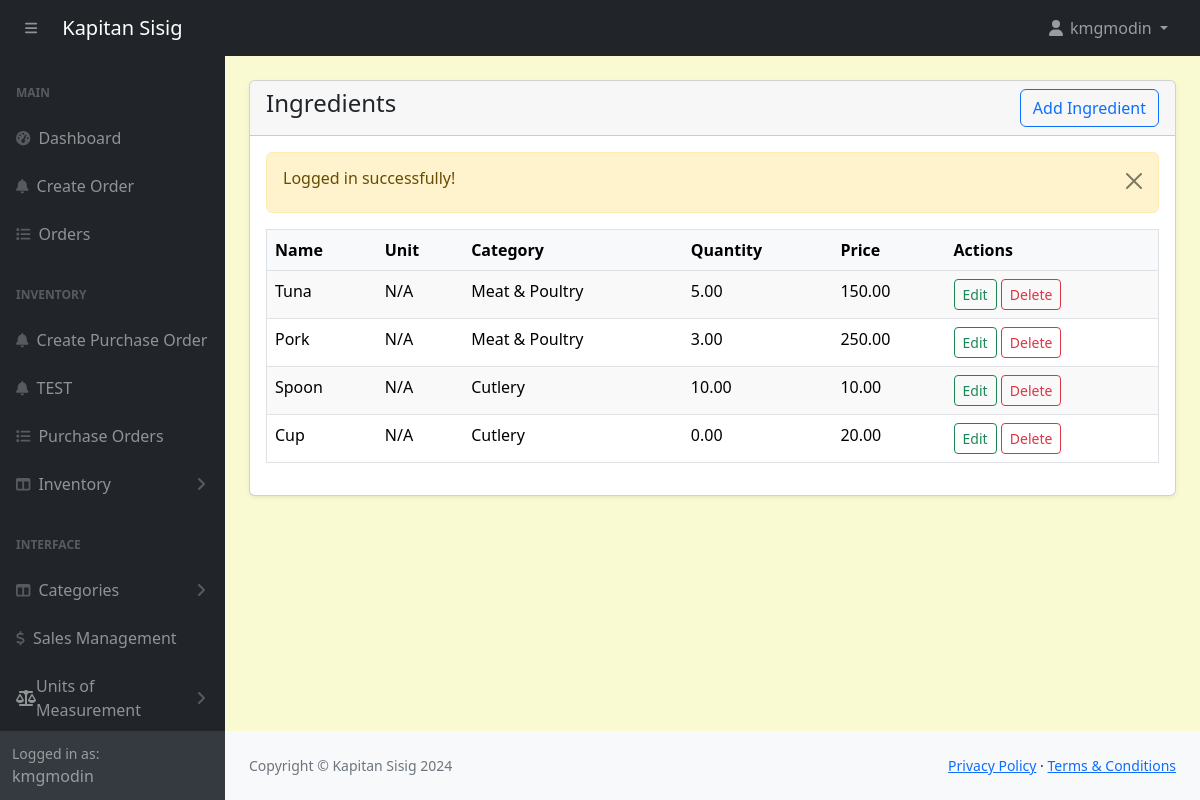
The app's page /POS-System-KapitanSisig/admin/ingredients-view.php (signed in) with its own data.
### tables this page shows
CREATE TABLE `ingredients` (
  `id` int(11) NOT NULL,
  `name` varchar(191) NOT NULL,
  `unit_id` int(11) DEFAULT NULL,
  `category` varchar(191) NOT NULL,
  `price` decimal(10,2) DEFAULT NULL,
  `quantity` decimal(10,2) NOT NULL
);

### POS-System-KapitanSisig/admin/ingredients-view.php (the view, shortened to what this page needs)
<?php include('includes/header.php'); ?>
<?php
$query = "SELECT ingredients.*, units_of_measure.uom_name AS unit_name
          FROM ingredients
          LEFT JOIN units_of_measure ON ingredients.unit_id = units_of_measure.id";
$result = mysqli_query($conn, $query);
?>
<div class="container-fluid px-4 pb-4">
    <div class="card mt-4 shadow-sm">
        <div class="card-header">
            <h4 class="mb-0">Ingredients
                <a href="ingredients-add.php" class="btn btn-outline-primary float-end">Add Ingredient</a>
            </h4>
        </div>
        <div class="card-body">
            <table class="table" style="width: 100%; margin-bottom: 1rem; color: #000; border: 1px solid #dee2e6;">
                <thead>
                    <tr style="background-color: #f8f9fa; color: #000;">
                        <th>Name</th>
                        <th>Unit</th>
                        <th>Category</th>
                        <th>Quantity</th>
                        <th>Price</th>
                        <th>Actions</th>
                    </tr>
                </thead>
                <tbody>
                    <?php
                    $i = 0;
                    while ($row = mysqli_fetch_assoc($result)) :
                    $i++;
                    ?>
                        <tr style="background-color: <?= $i % 2 == 0 ? '#fff' : '#f9f9f9'; ?>; border: 1px solid #dee2e6;">
                            <td><?php echo htmlspecialchars($row['name']); ?></td>
                            <td><?php echo htmlspecialchars($row['unit_name'] ? $row['unit_name'] : 'N/A'); ?></td>
                            <td><?php echo htmlspecialchars($row['category']); ?></td>
                            <td><?php echo htmlspecialchars($row['quantity']); ?></td>
                            <td><?php echo htmlspecialchars($row['price']); ?></td>
                            <td>
                                <a href="ingredients-edit.php?id=<?php echo $row['id']; ?>" class="btn btn-outline-success btn-sm" style="margin: 0; padding: 0.25rem 0.5rem;">Edit</a>
                                <a href="ingredients-delete.php?id=<?php echo $row['id']; ?>" class="btn btn-outline-danger btn-sm" style="margin: 0; padding: 0.25rem 0.5rem;">Delete</a>
                            </td>
                        </tr>
                    <?php endwhile; ?>
                </tbody>
            </table>
        </div>
    </div>
</div>
<?php include('includes/footer.php'); ?>

### POS-System-KapitanSisig/admin/assets/css/custom.css (style rules this page uses)
body { margin: 0; font-family: system-ui, -apple-system, "Segoe UI", Roboto, "Helvetica Neue", "Noto Sans", "Liberation Sans", Arial, sans-serif; font-size: 1rem; font-weight: 400; line-height: 1.5; color: #212529; text-align: left; background-color: #FAFAD2; -webkit-text-size-adjust: 100%; -webkit-tap-highlight-color: rgba(0, 0, 0, 0); }

### records on screen
ingredients: name "Tuna", unit_name "N/A", category "Meat & Poultry", quantity "5.00", price "150.00"
ingredients: name "Pork", unit_name "N/A", category "Meat & Poultry", quantity "3.00", price "250.00"
ingredients: name "Spoon", unit_name "N/A", category "Cutlery", quantity "10.00", price "10.00"
ingredients: name "Cup", unit_name "N/A", category "Cutlery", quantity "0.00", price "20.00"

### other values on screen
$_SESSION['loggedInUser']['username'] "kmgmodin"
$_SESSION['message'] "Logged in successfully!"
